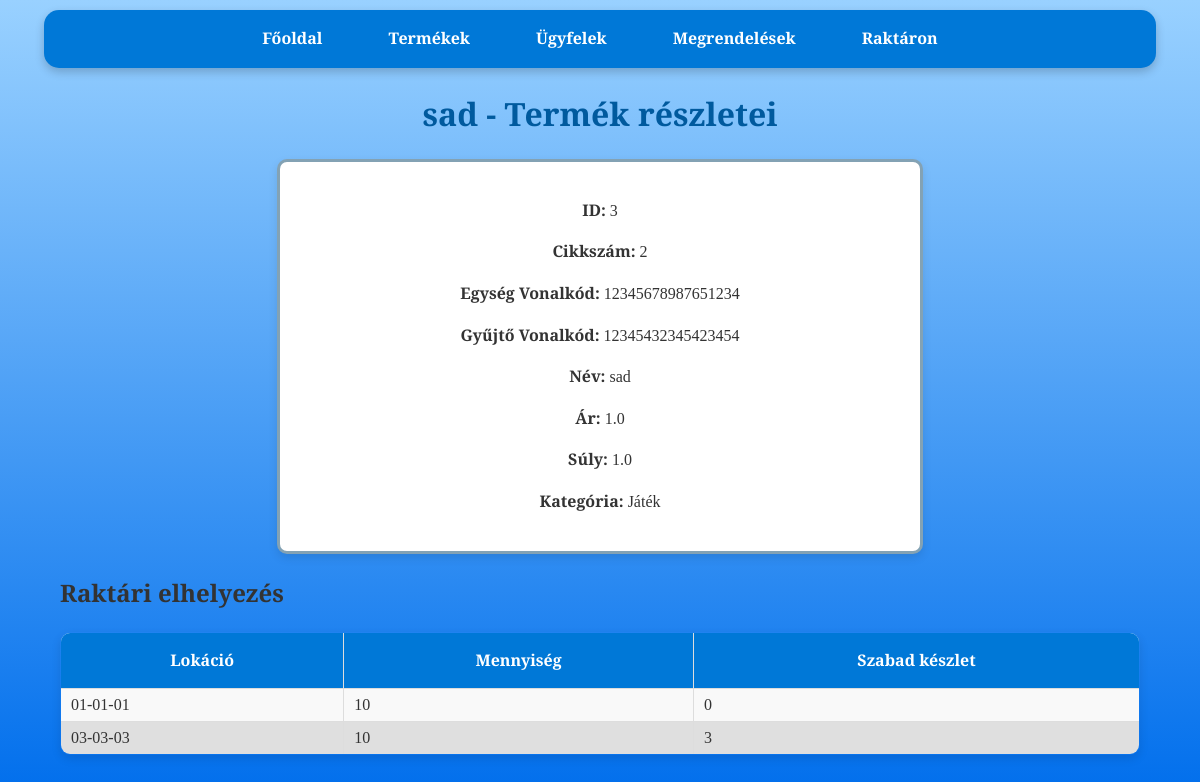
The app's page /product/2 with its own data.
### tables this page shows
CREATE TABLE products (
                    id INTEGER PRIMARY KEY,
                    cikkszam TEXT UNIQUE,
                    egyseg_vonalkod INTEGER UNIQUE,
                    gyujto_vonalkod INTEGER UNIQUE,
                    nev TEXT,
                    ar REAL,
                    suly REAL,
                    kategoria TEXT);

CREATE TABLE stock (
                    id INTEGER PRIMARY KEY,
                    cikkszam TEXT,
                    lokacio TEXT,
                    mennyiseg INTEGER,
                    order_id INTEGER,
                    FOREIGN KEY(cikkszam) REFERENCES products(cikkszam),
                    FOREIGN KEY(order_id) REFERENCES orders(id));

### raktar_program-master/app.py (the view)
@app.route('/product/<cikkszam>')
def product_details(cikkszam):
    conn = get_db_connection()
    product = conn.execute(
        'SELECT * FROM products WHERE cikkszam = ?',
        (cikkszam,)
    ).fetchone()
    stock = conn.execute(
        '''SELECT stock.id, stock.lokacio,
                            (SELECT SUM(mennyiseg)
                            FROM stock s
                            WHERE s.cikkszam = ? AND s.lokacio = stock.lokacio) AS total_mennyiseg,
                            (SELECT SUM(mennyiseg)
                            FROM stock s
                            WHERE s.cikkszam = ? AND s.lokacio = stock.lokacio  AND s.order_id IS NULL) AS mennyiseg_null
                            FROM products JOIN stock ON stock.cikkszam = products.cikkszam
                            WHERE stock.order_id IS NULL AND total_mennyiseg IS NOT NULL''',
        (cikkszam, cikkszam)
    ).fetchall()
    conn.close()
    return render_template(
        'product_details.html',
        product=product,
        stock=stock
    )

### raktar_program-master/app.py (called while the page is built)
def get_db_connection():
    conn = sqlite3.connect('database.db')
    conn.row_factory = sqlite3.Row
    return conn

### raktar_program-master/templates/product_details.html (shortened to what this page needs)
<!DOCTYPE html>
<html lang="hu">
<head>
    <link rel="stylesheet" href="{{ url_for('static', filename='css/style.css') }}">
</head>
<body>
    <nav>
        <a href="{{ url_for('index') }}">Főoldal</a>
        <a href="{{ url_for('products') }}">Termékek</a>
        <a href="{{ url_for('customers') }}">Ügyfelek</a>
        <a href="{{ url_for('orders') }}">Megrendelések</a>
        <a href="{{ url_for('stock') }}">Raktáron</a>
    </nav>
    <h1>{{ product.nev }} - Termék részletei</h1>
    <div class="product-details">
        <form class="formkeret">
            <p><strong>ID:</strong> {{ product.id }}</p>
            <p><strong>Cikkszám:</strong> {{ product.cikkszam }}</p>
            <p><strong>Egység Vonalkód:</strong> {{ product.egyseg_vonalkod }}</p>
            <p><strong>Gyűjtő Vonalkód:</strong> {{ product.gyujto_vonalkod }}</p>
            <p><strong>Név:</strong> {{ product.nev }}</p>
            <p><strong>Ár:</strong> {{ product.ar }}</p>
            <p><strong>Súly:</strong> {{ product.suly }}</p>
            <p><strong>Kategória:</strong> {{ product.kategoria }}</p>
        </form>
    </div>
    <div class="container">
        <h2>Raktári elhelyezés</h2>
        <table>
            <thead>
                <tr>
                    <th>Lokáció</th>
                    <th>Mennyiség</th>
                    <th>Szabad készlet</th>
                </tr>
            </thead>
            <tbody>
                {% for item in stock %}
                <tr>
                    <td>{{ item.lokacio }}</td>
                    <td>{{ item.total_mennyiseg }}</td>
                    <td>{{ item.mennyiseg_null }}</td>
                </tr>
                {% endfor %}
            </tbody>
        </table>
    </div>
</body>
</html>

### raktar_program-master/static/css/style.css (style rules this page uses)
body { font-family: 'Merriweather', serif; margin: 0; padding: 0; background: linear-gradient(to bottom, #99d1ff, #006eec); background-attachment: fixed; background-size: cover; color: #333; line-height: 1.6; }
body::before { content: ''; position: fixed; top: 0; left: 0; width: 100%; height: 100%; background-image: url('https://www.transparenttextures.com/patterns/cubes.png'); opacity: 0.4; z-index: -1; pointer-events: none; }
nav { background-color: #0078D7; color: #fff; padding: 1rem; margin: 10px auto; width: 90%; max-width: 1200px; border-radius: 15px; box-shadow: 0 4px 10px rgba(0, 0, 0, 0.2); text-align: center; }
nav a { color: white; text-decoration: none; margin: 0 15px; font-weight: bold; padding: 0.5rem 1rem; border-radius: 5px; transition: background-color 0.3s ease; }
h1 { text-align: center; margin: 20px 0; color: #005a9e; font-weight: 700; }
p { text-align: center; }
form { width: 90%; max-width: 600px; margin: 20px auto; background: white; padding: 20px; border-radius: 10px; box-shadow: 0 4px 10px rgba(0, 0, 0, 0.1); }
form.formkeret { border: 3px solid #0041667c; }
.container { width: 90%; margin: 20px auto; }
table { width: 100%; border-collapse: collapse; border-radius: 10px; overflow: hidden; box-shadow: 0 4px 10px rgba(0, 0, 0, 0.1); }
table, th, td { border: 1px solid #ddd; }
th { background-color: #0078D7; color: white; font-weight: bold; padding: 15px; }
td { padding: 3px 10px; text-align: left; }
tr:nth-child(even) { background-color: #dfdfdf }
tr:nth-child(odd) { background-color: #f9f9f9 }

### records on screen
products: nev "sad", id "3", cikkszam "2", egyseg_vonalkod "12345678987651234", gyujto_vonalkod "12345432345423454", ar "1.0", suly "1.0", kategoria "Játék"
stock: lokacio "01-01-01", total_mennyiseg "10", mennyiseg_null "0"
stock: lokacio "03-03-03", total_mennyiseg "10", mennyiseg_null "3"
